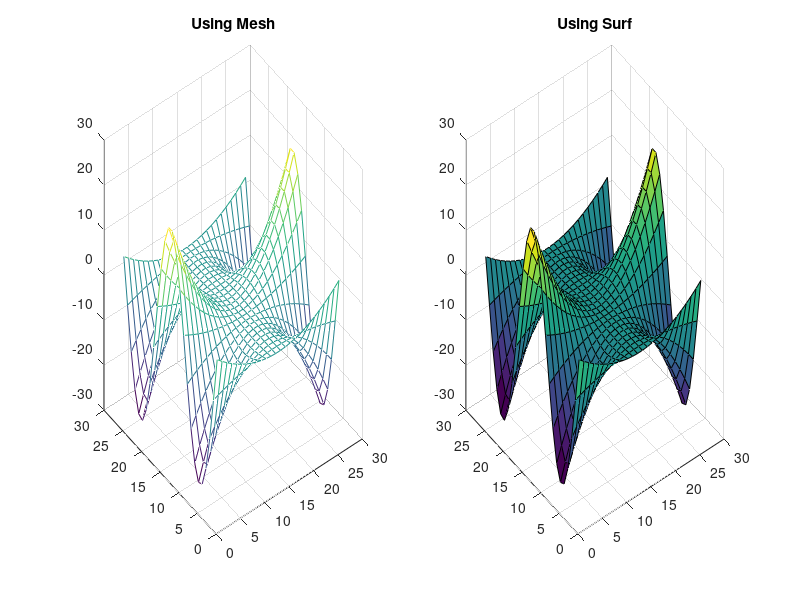

Write the MATLAB code that produced this figure.
clear all;
clc;          
close all;    
format short; 
    
%% Problem 1
disp('------------------------------------------------------------')
disp('Problem 1')

n = 10;     % positive number greater than 5 (n)
fac = log(factorial(1:n));      % find the factorials between 1 and n, then
                                % takes the log of those values

title('Logarithmic Growth')

xy_one = 1:n;       % Makes a variable of integers from 1 to n
plotyy(xy_one,fac,xy_one,xy_one)    % Makes a plot to the scale of the log
                                    % and of the liner plot made by xy_one


%% Problem 2
disp('------------------------------------------------------------')
disp('Problem 2')

start = 0;      % the beggining of the interval
stop = 16*pi;   % the end of that interval

x1 = linspace(start,stop,2);   % makes a series of points from start to 
                               % stop with, N, evenly spaced points, which
                               % can change deepending on the sin function
                               % and how many evenly spaced points used.
x2 = linspace(start,stop,4); 
x3 = linspace(start,stop,8); 
x4 = linspace(start,stop,256); 

y1 = sin(x1);       % takes the sin of the X's above.
y2 = sin(x2);
y3 = sin(x3);
y4 = sin(x4);

plot(x1,y1,'b');    % plots the X's and Y's shown above, with varying color
hold on

plot(x2,y2,'g');
hold on

plot(x3,y3,'r');
hold on

plot(x4,y4,'k');


xlabel('\theta'),ylabel('Amplitude')
title('Multiple graphs on one plot')
legend('2 points','4 points','8 points','256 points')
hold off

%% Problem 3
disp('------------------------------------------------------------')
disp('Problem 3')

x = -5:0.4:5;          % vector from -5 to 5 in intervals of 0.4
y = -5:0.4:5;          % vector from -5 to 5 in intervals of 0.4

[xx,yy] = meshgrid(x,y);    % returns 2-D grid coordinates based on the
                            % coordinates contained in vectors x and y
three_d_graph = xx.^2.*cos(yy);     % makes the the coordinates for the z 
                                    % axis


subplot(1,2,1);        % makes a 1 by 2 vector that allows you to plot 
                       % 2 graphs side by side.

plot3(xx,yy,three_d_graph)  % plots the first graph on the left side.
mesh(three_d_graph)         % Using a mesh for the plot
title('Using Mesh')

subplot(1,2,2);
plot3(xx,yy,three_d_graph)  % plots the second graph on the right side.
surf(three_d_graph)         % Using a surf for the plot
title('Using Surf')